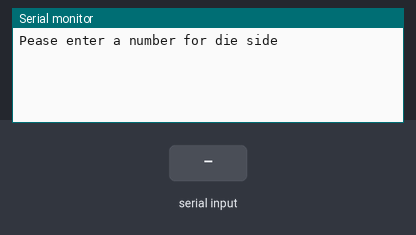
A sketch run on a simulated Arduino Uno, built with avr-gcc and run on an emulated ATmega328P. On the bench: the last lines printed to the serial monitor. The inputs (shaded band) are chosen by the test bench. Random numbers use the default seed unless the sketch sets one.

Above: at 1.2 s.
1.3 s: "90,45\n" received over Serial
At 2.4 s:
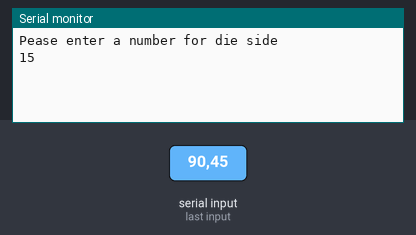
3.0 s: "30,150\n" received over Serial
At 4.9 s:
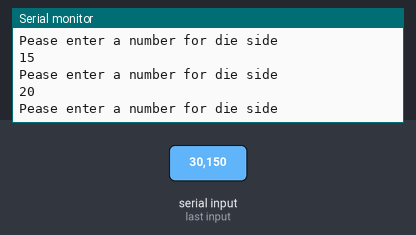

Measured:
- after the input at 1.3 s, the serial monitor: prints a new line after 0.26 s (image 1)
- after the input at 3.0 s, the serial monitor: prints a new line after 0.26 s (image 2)

The sketch:

class_ex2.ino
```cpp
void setup() {
  // put your setup code here, to run once:
  randomSeed(analogRead(A1));
Serial.begin(9600);
Serial.setTimeout(250);

}

void loop() {
  Serial.println("Pease enter a number for die side ");
  String mydie = "";

  while (mydie.equals("")) {
    mydie = Serial.readString();
  }

  int myrange = mydie.toInt();
  if (myrange <= 0){
    Serial.println("Screw You, Try Again");
  }
  else{
Serial.println(random(1, myrange + 1));
  }
delay(1000);

}
```
